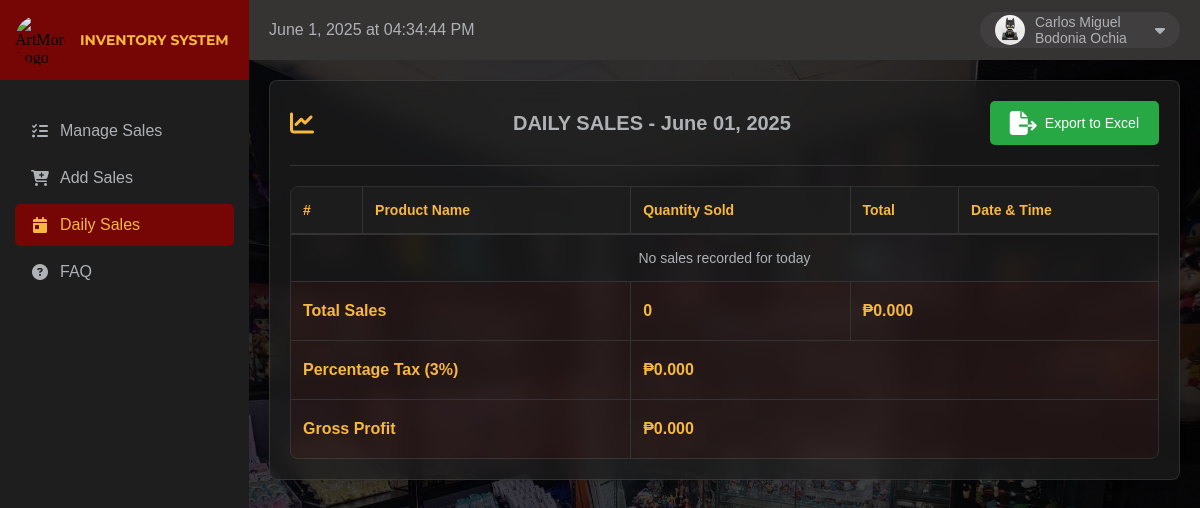
The page /staff/dailySales.php (signed in) on the database its author committed.
### tables this page shows
CREATE TABLE `users` (
  `id` int(11) NOT NULL,
  `name` varchar(100) NOT NULL,
  `username` varchar(255) NOT NULL,
  `password` varchar(255) NOT NULL,
  `role` enum('admin','staff','','') NOT NULL,
  `created_at` timestamp NOT NULL DEFAULT current_timestamp(),
  `updated_at` timestamp NOT NULL DEFAULT current_timestamp() ON UPDATE current_timestamp(),
  `status` tinyint(1) NOT NULL,
  `profile_image` varchar(255) DEFAULT NULL,
  `deleted_at` timestamp NULL DEFAULT NULL
);

### staff/dailySales.php (the view, shortened to what this page needs)
<?php
require_once '../connection/connections.php';
$userName = '';
$profileImage = "../upload/default-profile.jpg";
if (isset($_SESSION['user_id'])) {
    try {
        $stmt = $pdo->prepare("SELECT id, name, profile_image FROM users WHERE id = ?");
        $stmt->execute([$_SESSION['user_id']]);
        $userData = $stmt->fetch(PDO::FETCH_ASSOC);
        if ($userData) {
            if (!empty($userData['name'])) {
                $userName = $userData['name'];
            }
            if (!empty($userData['profile_image'])) {
                $tempProfileImage = "../upload/profiles/" . $userData['profile_image'];
                if (file_exists($tempProfileImage)) {
                    $profileImage = $tempProfileImage;
                } else {
                    $profileImage = "../upload/default-profile.jpg";
                }
            }
        }
    } catch (PDOException $e) {
        error_log("Database Error: " . $e->getMessage());
    }
}
$today = date('Y-m-d');
$totalQuantity = 0;
$totalSales = 0;
try {
    $stmt = $pdo->prepare("
        SELECT
            si.id,
            p.product_title,
            si.quantity,
            si.total,
            (si.total - (p.buying_price * si.quantity)) as profit,
            s.sale_date
        FROM sales s
        JOIN sale_items si ON s.id = si.sale_id
        JOIN products p ON si.product_id = p.id
        WHERE DATE(s.sale_date) = ?
        ORDER BY s.sale_date DESC
    ");
    $stmt->execute([$today]);
    $dailySales = $stmt->fetchAll(PDO::FETCH_ASSOC);
    $businessTax = $totalSales * 0.03;
    $grossProfit = $totalSales - $businessTax;
} catch (PDOException $e) {
    error_log("Database Error: " . $e->getMessage());
    $dailySales = [];
}
?>
<!DOCTYPE html>
<html lang="en">
<head>
    <link rel="stylesheet" href="https://cdnjs.cloudflare.com/ajax/libs/font-awesome/6.5.1/css/all.min.css">
</head>
<body>
            <div class="sidebar">
                <div class="logo-container">
                    <img src="../upload/ArtMore.jpg" alt="ArtMore Logo">
                    <h1>INVENTORY SYSTEM</h1>
                </div>
                <ul class="nav-links">
                    <li><a href="manageSales.php"><i class="fas fa-tasks"></i>Manage Sales</a></li>
                    <li><a href="addSales.php"><i class="fas fa-cart-plus"></i>Add Sales</a></li>
                    <li class="active"><a href="dailySales.php"><i class="fas fa-calendar-day"></i>Daily Sales</a></li>
                    <li>
                        <a href="FAQ.php">
                            <i class="fas fa-question-circle"></i>FAQ
                        </a>
                    </li>
                </ul>
            </div>
            <div class="topbar">
                <div class="time-label" id="currentDateTime"></div>
                <div class="profile-container">
                    <img src="<?php echo htmlspecialchars($profileImage); ?>" alt="Profile Picture">
                    <span class="profile-name"><?php echo htmlspecialchars($userName); ?></span>
                    <i class="fas fa-caret-down"></i>
                </div>
            </div>
            <div class="main-content">
                <div class="content-card dashboard-table">
                    <div class="table-header">
                        <i class="fas fa-chart-line"></i>
                        <h2>DAILY SALES - <?php echo date('F d, Y'); ?></h2>
                        <a href="../admin/exportDailySales.php" class="export-btn">
                            <i class="fas fa-file-export"></i>
                            Export to Excel
                        </a>
                    </div>
                    <hr class="header-line">
                    <div class="table-container">
                        <table>
                            <thead>
                                <tr>
                                    <th>#</th>
                                    <th>Product Name</th>
                                    <th>Quantity Sold</th>
                                    <th>Total</th>
                                    <th>Date & Time</th>
                                </tr>
                            </thead>
                            <tbody>
                                <?php if (empty($dailySales)): ?>
                                <tr>
                                    <td colspan="5" style="text-align: center;">No sales recorded for today</td>
                                </tr>
                                <?php endif; ?>
                                <tr class="total-row">
                                    <td colspan="2"><strong>Total Sales</strong></td>
                                    <td><strong><?php echo $totalQuantity; ?></strong></td>
                                    <td colspan="2"><strong>₱<?php echo number_format($totalSales, 3); ?></strong></td>
                                </tr>
                                <tr class="profit-row">
                                    <td colspan="2"><strong>Percentage Tax (3%)</strong></td>
                                    <td colspan="3"><strong>₱<?php echo number_format($businessTax, 3); ?></strong></td>
                                </tr>
                                <tr class="profit-row">
                                    <td colspan="2"><strong>Gross Profit</strong></td>
                                    <td colspan="3"><strong>₱<?php echo number_format($grossProfit, 3); ?></strong></td>
                                </tr>
                            </tbody>
                        </table>
                    </div>
                </div>
            </div>
</body>
</html>

### rows shown on the page
users: profile_image (picture), name "Carlos Miguel Bodonia Ochia"

### other values the page prints
$totalQuantity "0"
$totalSales "0.000"
$businessTax "0.000"
$grossProfit "0.000"
